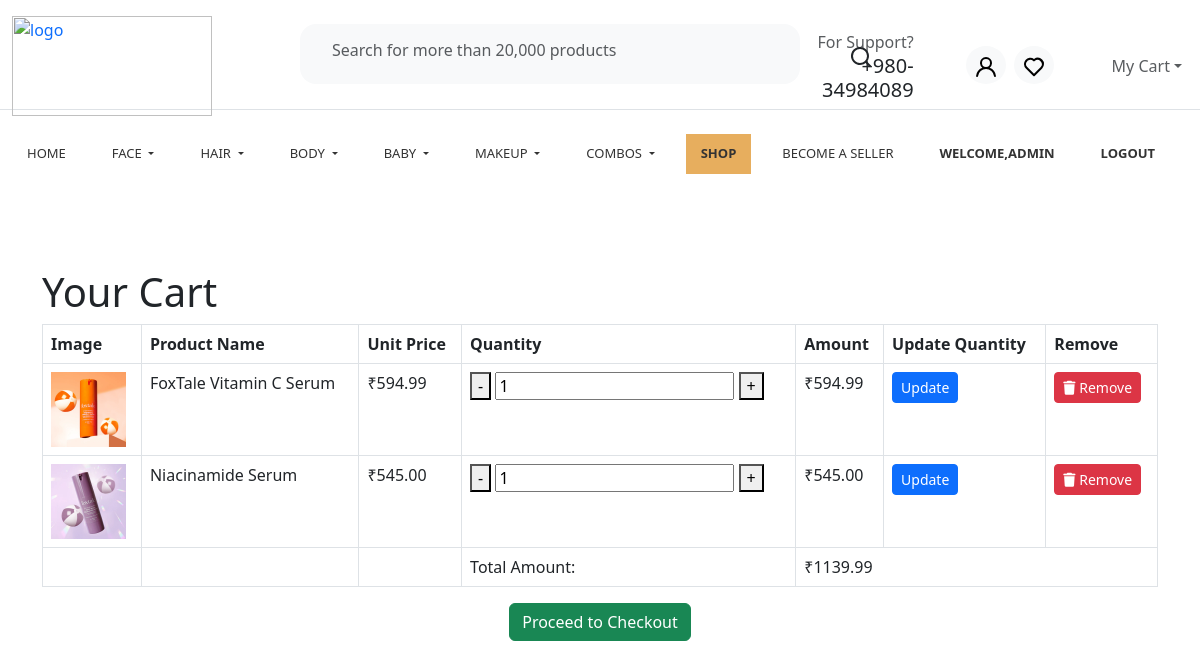
Screenshot of /cart (signed in) with the database file from the repository.
### Home/models.py (models this page shows, shortened)
class Category(models.Model):
    name = models.CharField(max_length=150,null=False)
    status = models.BooleanField(default=False,help_text="0-show,1-hidden")
    created_at = models.DateTimeField(auto_now_add=True)
    class Meta:
        verbose_name_plural = "Categories"

class CustomUser(AbstractUser):
    is_customer = models.BooleanField(default=False)
    is_seller = models.BooleanField(default=False)
    class Meta:
        unique_together = ('username', 'email')

class Cart(models.Model):
    user = models.ForeignKey(CustomUser,on_delete=models.CASCADE)
    products = models.ForeignKey(Product,on_delete=models.CASCADE)
    product_quantity = models.IntegerField(null=False,blank=False)
    created_at = models.DateTimeField(auto_now_add=True)
    checked_out = models.BooleanField(default=False)
    @property
    def total_cost(self):
        return self.product_quantity*self.products.selling_price

class Product(models.Model):
    STATUS_CHOICES = (
        ('pending', 'Pending Review'),
        ('approved', 'Approved'),
        ('rejected', 'Rejected'),
    )
    ProductID = models.AutoField(primary_key=True)
    SubCategoryID = models.ForeignKey(SubCategory, on_delete=models.CASCADE)
    SellerID = models.ForeignKey(Seller, on_delete=models.CASCADE)
    ProductName = models.CharField(max_length=100)
    Description = RichTextUploadingField(null=True,blank=True)
    Ingredients = RichTextUploadingField(null=True,blank=True)
    original_Price = models.DecimalField(max_digits=10, decimal_places=2)
    selling_price = models.DecimalField(max_digits=10, decimal_places=2)
    StockQuantity = models.PositiveIntegerField()
    reorderlevel = models.PositiveIntegerField()
    image1 = models.ImageField(upload_to=getFileName, null=True, blank=True)
    image2 = models.ImageField(upload_to=getFileName, null=True, blank=True)
    bestseller = models.BooleanField(default=False,help_text="0-default,1-bestseller")
    hide = models.BooleanField(default=False, help_text="0-show,1-hidden")
    status = models.CharField(max_length=10, choices=STATUS_CHOICES, default='pending')

### Home/views.py (the view)
# urls.py: path('cart', views.viewcart, name='cart'),
def viewcart(request):
    if request.user.is_authenticated:
         cart = Cart.objects.filter(user=request.user, checked_out=False)
         return render(request, 'cart.html', {"cart": cart})
    else:
        return redirect("index")

### Home/context_processors.py (called while the page is built)
def categories(request):
    categories = Category.objects.all()
    return {'categories': categories}

### templates/cart.html (shortened to what this page needs)
{% extends 'base.html' %}
{% block content %}
<div class="container" style="margin-top: 70px; min-height: 600px;">
    <div class="row">
        <div class="col-12">
            <h1>Your Cart</h1>
        </div>
    </div>
    {% if cart %}
        <table class="table table-bordered">
            <thead>
                <tr>
                    <th>Image</th>
                    <th>Product Name</th>
                    <th>Unit Price</th>
                    <th>Quantity</th>
                    <th>Amount</th>
                    <th>Update Quantity</th>
                    <th>Remove</th>
                </tr>
            </thead>
            <tbody>
                {% for item in cart %}
                    <tr>
                        <td><img src="{{ item.products.image1.url }}" height="75px" alt=""></td>
                        <td>{{ item.products.ProductName }}</td>
                        <td>₹{{ item.products.selling_price }}</td>
                        <td>
                            <button type="button" onclick="decrementQuantity('{{ item.id }}')">-</button>
                            <input type="number" value="{{ item.product_quantity }}" class="quantity-input" data-item-id="{{ item.id }}" readonly>
                            <button type="button" onclick="incrementQuantity('{{ item.id }}')">+</button>
                        </td>
                        <td class="amnt">₹{{ item.total_cost }}</td>
                        <td>
                            <button class="btn btn-primary btn-sm update-quantity">Update</button>
                        </td>
                        <td>
                            <a href="{% url 'removecart' item.id %}" onclick="return confirm('Are you sure?')">
                                <button class="btn btn-danger btn-sm"><i class="fa fa-trash"></i> Remove</button>
                            </a>
                        </td>
                    </tr>
                {% endfor %}
                <tr>
                    <td></td>
                    <td></td>
                    <td></td>
                    <td>Total Amount:</td>
                    <td id="net" colspan="3">₹0.00</td>
                </tr>
            </tbody>
        </table>
        <div class="text-center mt-3">
            <a href="{% url "checkout" %}" class="btn btn-success btn-md">Proceed to Checkout</a>
        </div>
    {% else %}
        <div class="alert alert-info" role="alert">
            Your cart is empty. <a href="{% url 'index' %}" class="alert-link">Continue shopping</a>.
        </div>
    {% endif %}
</div>
{% endblock content %}

### templates/base.html (shortened to what this page needs)
{% load static %}
<head>
    <link rel="stylesheet" href="https://cdnjs.cloudflare.com/ajax/libs/font-awesome/6.5.2/css/all.min.css" />
    <link rel="stylesheet" href="https://cdn.jsdelivr.net/npm/swiper@9/swiper-bundle.min.css">
    <link href="https://cdn.jsdelivr.net/npm/bootstrap@5.3.0-alpha3/dist/css/bootstrap.min.css" rel="stylesheet">
    <link rel="stylesheet" href="https://cdn.datatables.net/1.11.6/css/jquery.dataTables.min.css">
</head>
<body>
<header>
    <div class="container-fluid">
      <div class="row py-3 border-bottom" style="height:110px;">
        <div class="col-sm-4 col-lg-3 text-center text-sm-start">
          <div class="main-logo">
            <a href="{% url 'index' %}">
              <img src="{% static 'assets/logo1.png' %}" alt="logo" class="img-fluid" style="height:100px;width:200px">
            </a>
          </div>
        </div>
        <div class="col-sm-6 offset-sm-2 offset-md-0 col-lg-5 d-none d-lg-block" >
          <div class="search-bar row bg-light p-2 my-2 rounded-4" style="height:60px;align-items:center">
            <div class="col-11 col-md-7">
              <form id="search-form" class="text-center" action="{% url 'search' %}" method="get">
                <input type="text" name="q" class="form-control border-0 bg-transparent" style="width:550px;" placeholder="Search for more than 20,000 products" value="{{ request.GET.q }}" />
                <button class="btn" type="submit" style="width: 20px;"><svg xmlns="http://www.w3.org/2000/svg" width="24" height="24" viewBox="0 0 24 24" style="margin-left:400px;margin-top:-30px"><path fill="currentColor" d="M21.71 20.29L18 16.61A9 9 0 1 0 16.61 18l3.68 3.68a1 1 0 0 0 1.42 0a1 1 0 0 0 0-1.39ZM11 18a7 7 0 1 1 7-7a7 7 0 0 1-7 7Z"/></svg></button>
            </form>
            </div>
          </div>
        </div>
        <div class="col-sm-8 col-lg-4 d-flex justify-content-end gap-5 align-items-center mt-4 mt-sm-0 justify-content-center justify-content-sm-end">
          <div class="support-box text-end d-none d-xl-block">
            <span class="fs-6 text-muted">For Support?</span>
            <h5 class="mb-0">+980-34984089</h5>
          </div>
          <ul class="d-flex justify-content-end list-unstyled m-0">
            {% if request.user.is_authenticated %}
            <li>
              <a href="{% url 'edit_profile' %}" class="rounded-circle bg-light p-2 mx-1">
                <svg width="24" height="24" viewBox="0 0 24 24" style="color:black;"><use xlink:href="#user"></use></svg>
              </a>
            </li>
            {% else %}
            <li>
              <a href="{% url 'customer_login' %}" class="rounded-circle bg-light p-2 mx-1">
                <svg width="24" height="24" viewBox="0 0 24 24" style="color:black;"><use xlink:href="#user"></use></svg>
              </a>
            </li>
            {% endif %}
            <li>
              <a href="#" class="rounded-circle bg-light p-2 mx-1">
                <svg width="24" height="24" viewBox="0 0 24 24" style="color:black;"><use xlink:href="#heart"></use></svg>
              </a>
            </li>
          </ul>
          <div class="cart text-end d-none d-lg-block ">
            <button class="border-0 bg-transparent d-flex flex-column gap-2 lh-1" type="button" data-bs-toggle="offcanvas" data-bs-target="#offcanvasCart" aria-controls="offcanvasCart">
              <a href="{% url "cart" %}" style="text-decoration: none;"><span class="fs-6 text-muted dropdown-toggle">My Cart</span></a>
            </button>
          </div>
        </div>
      </div>
    </div>
    <div class="container-fluid">
      <div class="row py-3">
        <div class="d-flex  justify-content-center justify-content-sm-between align-items-center">
          <nav class="main-menu d-flex navbar navbar-expand-lg">
            <div class="offcanvas offcanvas-end" tabindex="-1" id="offcanvasNavbar" aria-labelledby="offcanvasNavbarLabel">
              <div class="offcanvas-body d-flex justify-content-center">
                <ul class="navbar-nav justify-content-end menu-list list-unstyled d-flex gap-md-3 mb-0" style=" margin: 0 auto;">
                  <li class="nav-item active">
                    <a href="/" class="nav-link">Home</a>
                  </li>
                  {% for category in categories %}
            <li class="nav-item dropdown">
                <a class="nav-link dropdown-toggle" href="#" role="button" data-bs-toggle="dropdown" aria-expanded="false">
                    {{ category.name }}
                </a>
            </li>
        {% endfor %}
                  <li class="nav-item"  style="background-color: rgb(231, 174, 94);">
                    <strong><a href="{% url 'shop' %}" class="nav-link">Shop</a></strong>
                  </li>
                  <li class="nav-item">
                    <a href="{%url 'seller_login' %}" class="nav-link">Become a seller</a>
                  </li>
                  {% if request.user.is_authenticated %}
                  <li class="nav-item">
                    <strong><a href="#brand" class="nav-link">welcome,{{ request.user.username }}</a></strong>
                  </li>
                  <li class="nav-item">
                    <strong><a href="{% url 'logout' %}" class="nav-link">Logout</a></strong>
                  </li>
                  {% endif %}
                </ul>
              </div>
            </div>
          </nav>
        </div>
      </div>
    </div>
  </header>
{% block content %}{% endblock content %}
</body>

### templates/base.html (style rules this page uses)
.offcanvas-body ul.menu-list { margin: 0 auto; }
.offcanvas-body ul.menu-list li.nav-item a.nav-link { font-size: small; color: #333; text-transform: uppercase; padding: 10px 15px; border-radius: 5px; transition: background-color 0.3s ease; }

### rows the page displays
Category: name "FACE"
Category: name "HAIR"
Category: name "BODY"
Category: name "BABY"
Category: name "MAKEUP"
Category: name "COMBOS"
CustomUser: user.username "ADMIN"
Cart: products.image1 (picture), products.ProductName "FoxTale Vitamin C Serum", products.selling_price "594.99", product_quantity "1", total_cost "594.99"
Cart: products.image1 (picture), products.ProductName "Niacinamide Serum", products.selling_price "545.00", product_quantity "1", total_cost "545.00"
